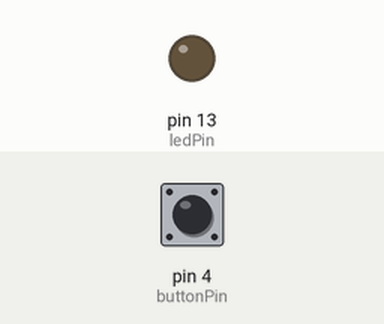
Recording of a sketch running on a simulated Arduino Uno, built with avr-gcc and run on an emulated ATmega328P. On the bench: output pins drawn as LEDs (lit = HIGH). The test bench sets the inputs (shaded band); at power-on: pin 4 (buttonPin) LOW.

Above: at 1.2 s.
1.3 s: pin 4 (buttonPin) pulled HIGH for 0.15 s
At 2.5 s:
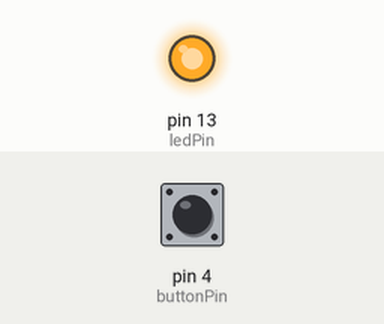
2.9 s: pin 4 (buttonPin) pulled HIGH for 1 s
At 3.8 s:
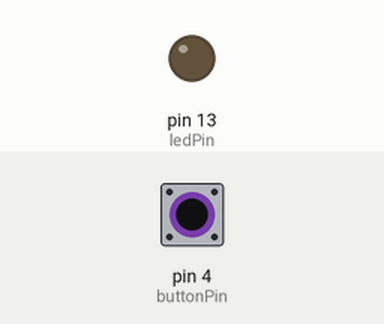
5.4 s: pin 4 (buttonPin) pulled HIGH for 3.2 s
At 5.7 s:
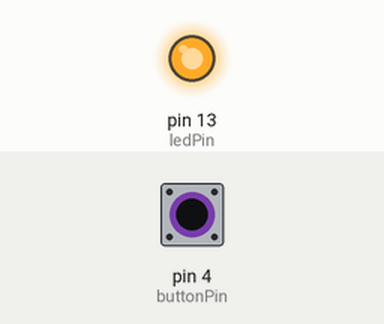
Timing chart, 0 to 8.4 s (numbered marks = the images above; inputs shaded):
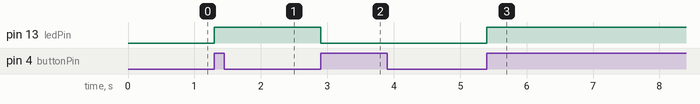

Measured:
- after the input at 1.3 s, pin 13 (ledPin): LOW → HIGH at once
- after the input at 2.9 s, pin 13 (ledPin): HIGH → LOW at once
- after the input at 5.4 s, pin 13 (ledPin): LOW → HIGH at once

The sketch:

interrupt.ino
```cpp
#include <PinChangeInterrupt.h>

const int ledPin = 13;
const int buttonPin = 4;

int led_state = LOW;
bool led_state_changed = false;

void buttonPressed() {
  led_state = (led_state == LOW)?HIGH:LOW;
  led_state_changed = true;
  }

  void setup() {
    pinMode(ledPin, OUTPUT);
    pinMode(buttonPin, INPUT);
    attachPCINT(digitalPinToPCINT(buttonPin), buttonPressed, RISING);
    }

    void loop() {
      if(led_state_changed) {
      led_state_changed = false;
              digitalWrite(ledPin, led_state);
      }
    }
```
